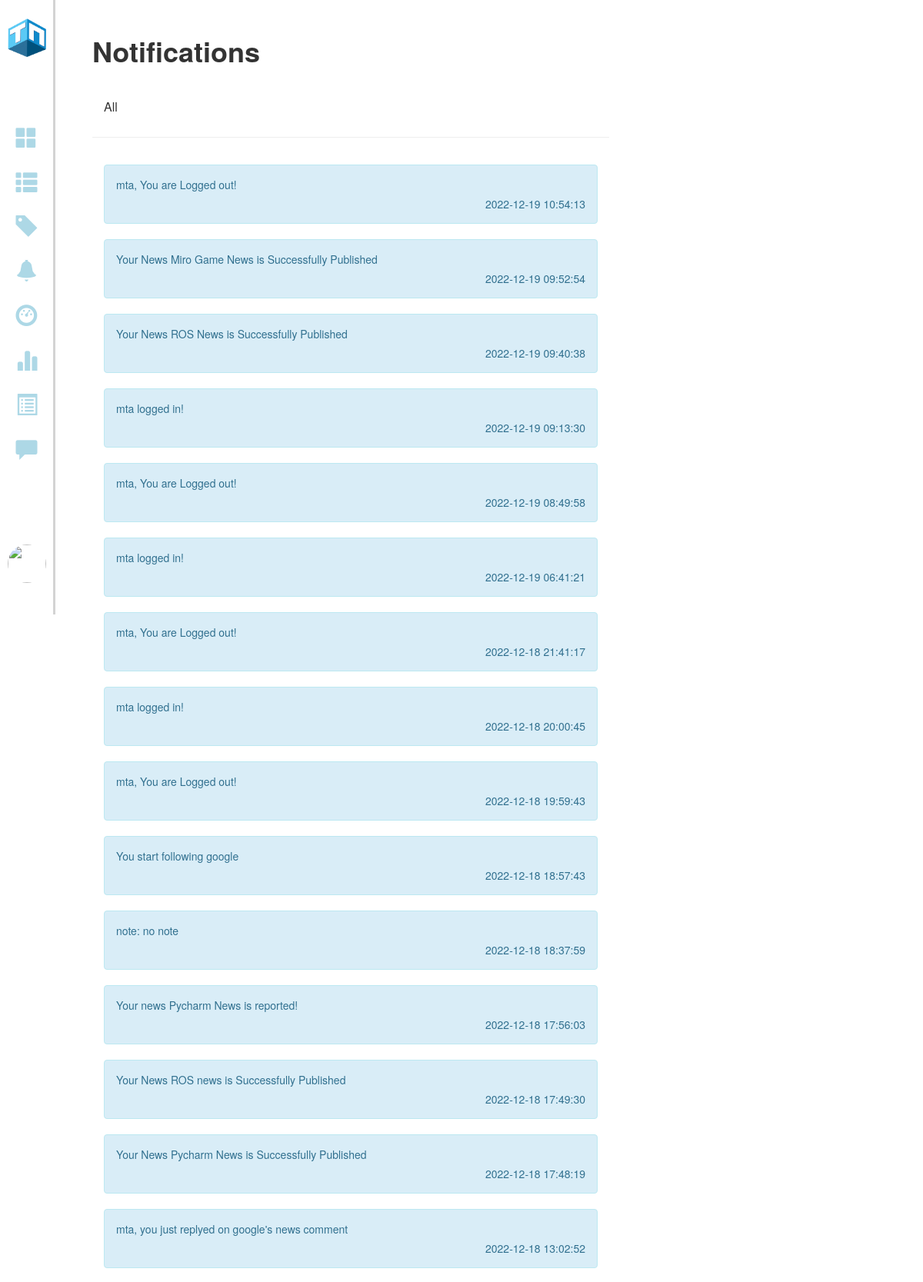
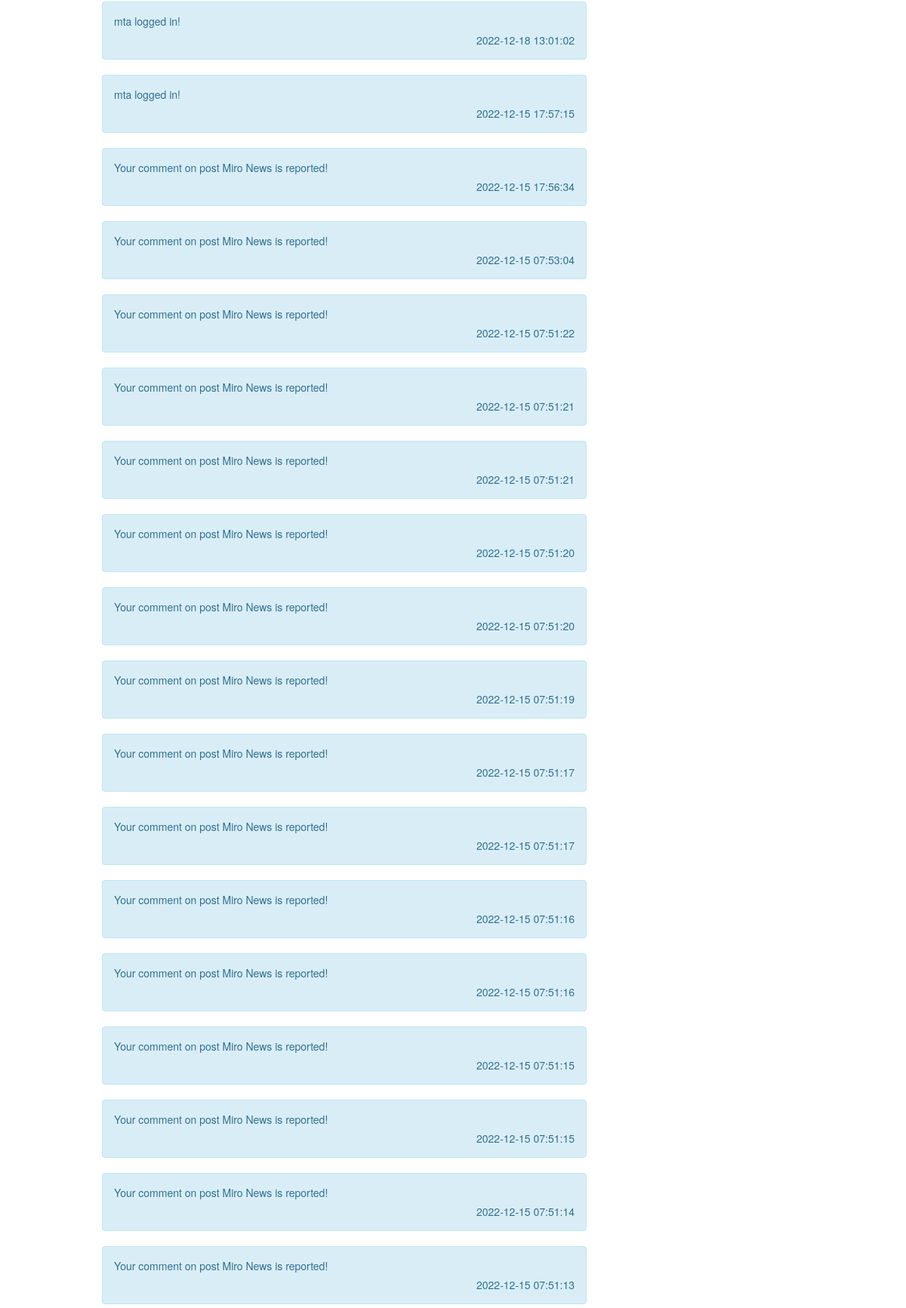
Page /Adminnotification (signed in, upper part) on the committed database (2 pictures, top to bottom).
### models.py (models this page shows)
class Notifications(db.Model):
    id = Column(Integer, primary_key = True)
    notifier_id = Column(Integer, ForeignKey('users.id'), nullable = False)
    activity = Column(String, nullable = False)
    link = Column(String, nullable = True)
    created_at = Column(DateTime, server_default = func.now(), nullable=False)

### app.py (the view)
@app.route("/Adminnotification")
@login_required
def Admin_notification():
    notifications = Notifications.query.filter_by(notifier_id = current_user.id).all()
    notifications.reverse()
    return render_template("AdminNotification.html", notifications = notifications)

### app.py (called while the page is built)
@login_manager.user_loader
def load_user(user_id):
    return Users.query.get(int(user_id))

### templates/AdminNotification.html (shortened to what this page needs)
<!DOCTYPE html>
<html lang="en">
<head>
  <link rel="stylesheet" type="text/css" href="/static/style.css">
  <link rel="stylesheet" href="https://maxcdn.bootstrapcdn.com/bootstrap/3.3.6/css/bootstrap.min.css">
  <link rel="stylesheet" href="https://maxcdn.bootstrapcdn.com/bootstrap/3.3.7/css/bootstrap.min.css"
>
  <link rel="stylesheet" href="https://cdnjs.cloudflare.com/ajax/libs/font-awesome/4.7.0/css/font-awesome.min.css">
  <link rel="stylesheet" href="https://maxcdn.bootstrapcdn.com/bootstrap/3.3.7/css/bootstrap.min.css">
</head>
<body>
  <section class="GContent">
    {% include 'left_admin_menu.html' %}
    <div class="G1">
      <h1>Notifications</h1>
      <div class="panel-heading" style="margin-top: 23px;">
        <h4 class="panel-title">
          <a data-toggle="collapse" data-parent="#accordion" href="#collapse1">All</a>
        </h4>
      </div>
      <hr>
      <div class="panel-group" id="accordion">
        <div class="panel panel-default">
          <div id="collapse1" class="panel-collapse collapse in">
            <div class="panel-body" style="border-style: none;">
              {% for notification in notifications %}
              <div class="alert alert-info">
                <p>{{notification.activity}}</p>
                <p style="text-align: right;">{{notification.created_at}}</p>
              </div>
              {% endfor %}
            </div>
          </div>
        </div>
      </div>
    </div>
  </section>
</body>
</html>

### static/style.css (style rules this page uses)
body { margin: 0; padding: 0; font-family: Arial, Helvetica, sans-serif; }
.GContent .G1 { float: left; margin-left: 6%; padding: 0 4%; width: 64%; }
.panel-heading { display: inline-block; margin-top: 10px; }
.panel { border: 0 !important; -webkit-box-shadow: none !important; box-shadow: none !important; background-color: transparent !important; }
.G1 h1 { margin-top: 7%; font-weight: bold; }

### rows in the picture
Notifications: activity "mta, You are Logged out!", created_at "2022-12-19 10:54:13"
Notifications: activity "Your News Miro Game News is Successfully Published", created_at "2022-12-19 09:52:54"
Notifications: activity "Your News ROS News is Successfully Published", created_at "2022-12-19 09:40:38"
Notifications: activity "mta logged in!", created_at "2022-12-19 09:13:30"
Notifications: activity "mta, You are Logged out!", created_at "2022-12-19 08:49:58"
Notifications: activity "mta logged in!", created_at "2022-12-19 06:41:21"
Notifications: activity "mta, You are Logged out!", created_at "2022-12-18 21:41:17"
Notifications: activity "mta logged in!", created_at "2022-12-18 20:00:45"
Notifications: activity "mta, You are Logged out!", created_at "2022-12-18 19:59:43"
Notifications: activity "You start following google", created_at "2022-12-18 18:57:43"
Notifications: activity "note: no note", created_at "2022-12-18 18:37:59"
Notifications: activity "Your news Pycharm News is reported!", created_at "2022-12-18 17:56:03"
Notifications: activity "Your News ROS news is Successfully Published", created_at "2022-12-18 17:49:30"
Notifications: activity "Your News Pycharm News is Successfully Published", created_at "2022-12-18 17:48:19"
Notifications: activity "mta, you just replyed on google's news comment", created_at "2022-12-18 13:02:52"
Notifications: activity "mta logged in!", created_at "2022-12-18 13:01:02"
Notifications: activity "mta logged in!", created_at "2022-12-15 17:57:15"
Notifications: activity "Your comment on post Miro News is reported!", created_at "2022-12-15 17:56:34"
Notifications: activity "Your comment on post Miro News is reported!", created_at "2022-12-15 07:53:04"
Notifications: activity "Your comment on post Miro News is reported!", created_at "2022-12-15 07:51:22"
Notifications: activity "Your comment on post Miro News is reported!", created_at "2022-12-15 07:51:21"
Notifications: activity "Your comment on post Miro News is reported!", created_at "2022-12-15 07:51:21"
Notifications: activity "Your comment on post Miro News is reported!", created_at "2022-12-15 07:51:20"
Notifications: activity "Your comment on post Miro News is reported!", created_at "2022-12-15 07:51:20"
Notifications: activity "Your comment on post Miro News is reported!", created_at "2022-12-15 07:51:19"
Notifications: activity "Your comment on post Miro News is reported!", created_at "2022-12-15 07:51:17"
Notifications: activity "Your comment on post Miro News is reported!", created_at "2022-12-15 07:51:17"
Notifications: activity "Your comment on post Miro News is reported!", created_at "2022-12-15 07:51:16"
Notifications: activity "Your comment on post Miro News is reported!", created_at "2022-12-15 07:51:16"
Notifications: activity "Your comment on post Miro News is reported!", created_at "2022-12-15 07:51:15"
Notifications: activity "Your comment on post Miro News is reported!", created_at "2022-12-15 07:51:15"
Notifications: activity "Your comment on post Miro News is reported!", created_at "2022-12-15 07:51:14"
Notifications: activity "Your comment on post Miro News is reported!", created_at "2022-12-15 07:51:13"
